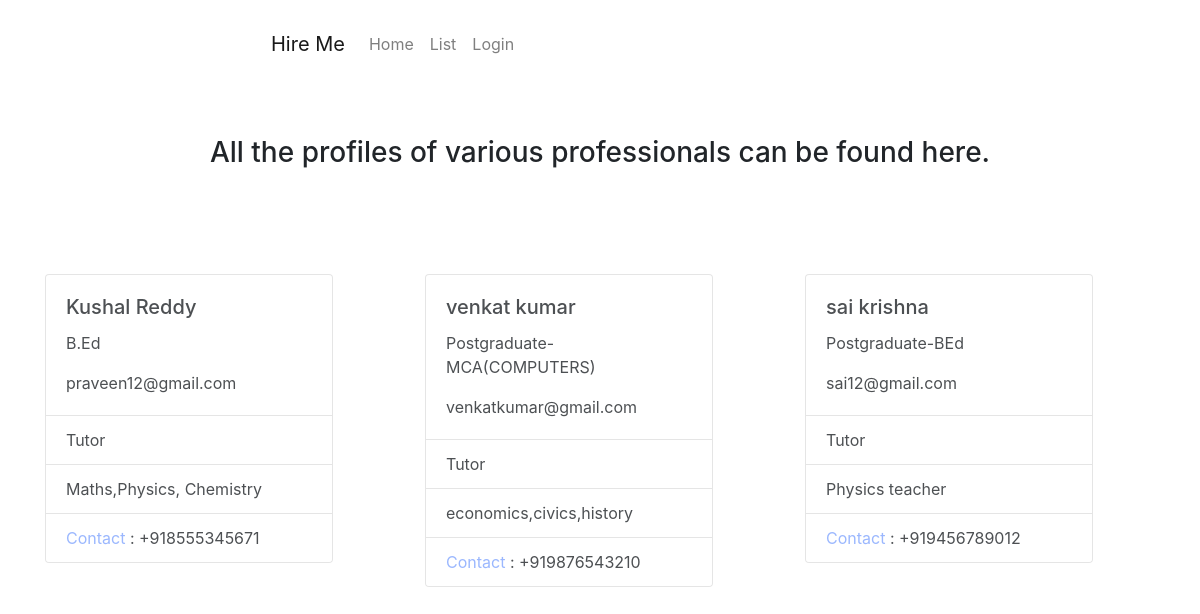
Page /list/ on the committed database.
### accounts/models.py (models this page shows, shortened)
class UserProfile(models.Model):
    user = models.OneToOneField(User,on_delete=models.CASCADE)
    qualif = models.CharField(max_length=200)
    category = models.CharField(max_length=150,default='')
    description = models.TextField(max_length=255)
    phone = PhoneNumberField()

### accounts/views.py (the view)
# urls.py: url(r'list/$',view_list,name='list'),
def view_list(request):
    prof = UserProfile.objects.all()
    return render(request,'accounts/list.html',{'prof':prof})

### accounts/templates/accounts/list.html (shortened to what this page needs)
{% extends 'base.html' %}
  {% block head %}
  <div class="container">
    <div class="jumbotron text-center" style="background-color:transparent">
      <h3>All the profiles of various professionals can be found here.</h3>
    </div>
    <div class="row">
      {% for p in prof %}
      <div class="col">
        <div class="card" style="width: 18rem;opacity:0.8">
      <div class="card-body">
        <h5 class="card-title">{{p.user.first_name}} {{p.user.last_name}}</h5>
        <p class="card-text">{{p.qualif}}</p>
        <p class="card-text">{{p.user.email}}</p>
      </div>
      <ul class="list-group list-group-flush">
        <li class="list-group-item">{{p.category}}</li>
        <li class="list-group-item">{{p.description}}</li>
        <li class="list-group-item"><span style="color:#82a6fe">Contact</span> : {{p.phone}}</li>
      </ul>
    </div>
    <br>
      </div>
      {% endfor %}
    </div>
  </div>
  {% endblock %}

### accounts/templates/base.html (shortened to what this page needs)
<!DOCTYPE html>
<html>
  <head>
    <link rel="stylesheet" href="https://maxcdn.bootstrapcdn.com/bootstrap/4.0.0/css/bootstrap.min.css">
  </head>
  <body>
    {% block hd %}
    <div class="container text-center" style="margin-top:1rem;width:60%">
      <nav class="navbar navbar-expand-lg navbar-light" style="background-color:transparent">
<a class="navbar-brand" href="{% url 'home' %}">Hire Me</a>
{% if user.is_authenticated %}
<div class="collapse navbar-collapse" id="navbarText">
  <ul class="navbar-nav mr-auto">
    <li class="nav-item">
      <a class="nav-link" href="/home/">Home</a>
    </li>
    <li class="nav-item">
      <a class="nav-link" href="{% url 'list' %}">List</a>
    </li>
    <li class="nav-item">
      <a class="nav-link" href="{% url 'profile' %}">Profile</a>
    </li>
    <li class="nav-item">
      <a class="nav-link" href="{% url 'logout' %}">Logout</a>
    </li>
  </ul>
</div>
{% else %}
<div class="collapse navbar-collapse" id="navbarText">
  <ul class="navbar-nav mr-auto">
    <li class="nav-item">
      <a class="nav-link" href="/home/">Home</a>
    </li>
    <li class="nav-item">
      <a class="nav-link" href="{% url 'list' %}">List</a>
    </li>
    <li class="nav-item">
      <a class="nav-link" href="{% url 'login' %}">Login</a>
    </li>
  </ul>
</div>
{% endif %}
</nav>
    </div>
    {% endblock %}
    {% block head %}
    {% endblock %}
  </body>
</html>

### accounts/templates/accounts/list.html (style rules this page uses)
html { background-image: url(https://media.licdn.com/mpr/mpr/AAEAAQAAAAAAAAm1AAAAJGJjYzVkMWEzLTQ0NmYtNDcyZS1iNmM5LWI0MjRkZjVkYzEwOA.jpg); background-repeat: no-repeat; background-size: cover; }
body { background-color: transparent }
.row { overflow: auto; height: 20rem; }

### rows in the picture
UserProfile: user.first_name "Kushal", user.last_name "Reddy", qualif "B.Ed", user.email "praveen12@gmail.com", category "Tutor", description "Maths,Physics, Chemistry", phone "+918555345671"
UserProfile: user.first_name "venkat", user.last_name "kumar", qualif "Postgraduate-MCA(COMPUTERS)", user.email "venkatkumar@gmail.com", category "Tutor", description "economics,civics,history", phone "+919876543210"
UserProfile: user.first_name "sai", user.last_name "krishna", qualif "Postgraduate-BEd", user.email "sai12@gmail.com", category "Tutor", description "Physics teacher", phone "+919456789012"
